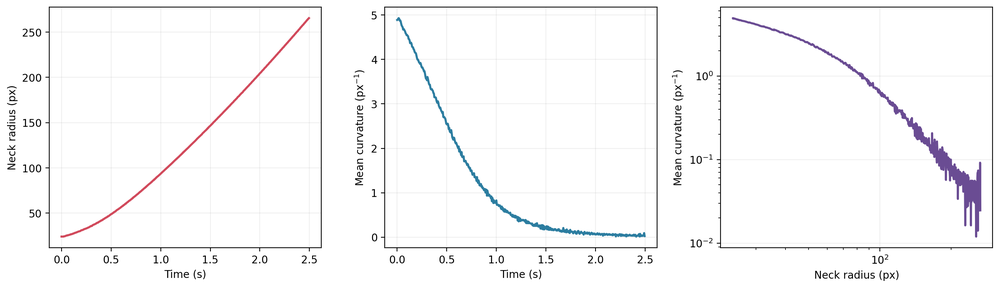
#> input picture results/curvature_summary.png, 1000 x 288 px, shrunk from 2680 x 772 before the run
$ python analyze_video.py ../results/curvature_summary.png
#> lines starting #> are read from the running program, lines starting #| are printed output that depends on the picture
### src/coalescence_curvature/analysis.py
"""Curvature extraction for bright interfaces in multi-frame TIFF stacks.

The pipeline is intentionally small and transparent:

1. Stream one TIFF frame at a time.
2. Threshold bright interface pixels.
3. Collapse line thickness to one y-value per x-coordinate.
4. Fit local polynomials around the upper and lower neck extrema.
5. Evaluate curvature from the analytical polynomial derivatives.

The public sample uses synthetic data, but the functions are configurable for
experimental stacks with the same bright-interface/dark-background geometry.
"""

from __future__ import annotations

from dataclasses import asdict, dataclass
from pathlib import Path
import csv
from typing import Iterator, Literal, Sequence

import numpy as np
from PIL import Image, ImageSequence


ExtremumKind = Literal["maximum", "minimum"]


@dataclass(frozen=True)
class AnalysisConfig:
    """Configuration shared by frame and TIFF-stack analysis."""

    threshold: int = 96
    fps: float = 200.0
    midpoint_y: float | None = None
    polynomial_degree: int = 4
    fit_half_width_px: int = 7
    min_fit_points: int = 9

    def validate(self) -> None:
        if not 0 <= self.threshold <= 255:
            raise ValueError("threshold must be between 0 and 255")
        if self.fps <= 0:
            raise ValueError("fps must be positive")
        if self.polynomial_degree < 2:
            raise ValueError("polynomial_degree must be at least 2")
        if self.fit_half_width_px < 2:
            raise ValueError("fit_half_width_px must be at least 2 pixels")
        if self.min_fit_points < self.polynomial_degree + 1:
            raise ValueError(
                "min_fit_points must exceed the number of polynomial coefficients"
            )


@dataclass(frozen=True)
class BoundaryPoints:
    """One-pixel-thick upper and lower interfaces, indexed by x-coordinate."""

    top_x: np.ndarray
    top_y: np.ndarray
    bottom_x: np.ndarray
    bottom_y: np.ndarray


@dataclass(frozen=True)
class LocalFit:
    """Local polynomial fit and curvature estimate at one neck boundary."""

    x_neck: float
    y_neck: float
    curvature_px_inv: float
    rmse_px: float
    observed_x: np.ndarray
    observed_y: np.ndarray
    fitted_x: np.ndarray
    fitted_y: np.ndarray


@dataclass(frozen=True)
class FrameMeasurement:
    """Serializable measurements for one frame."""

    frame_index: int
    time_s: float
    neck_radius_px: float
    top_curvature_px_inv: float
    bottom_curvature_px_inv: float
    mean_curvature_px_inv: float
    top_neck_x_px: float
    top_neck_y_px: float
    bottom_neck_x_px: float
    bottom_neck_y_px: float
    top_fit_rmse_px: float
    bottom_fit_rmse_px: float

    def to_record(self) -> dict[str, float | int]:
        return asdict(self)


@dataclass(frozen=True)
class FrameDiagnostic:
    """Full frame result used for plots and debugging."""

    measurement: FrameMeasurement
    boundaries: BoundaryPoints
    top_fit: LocalFit
    bottom_fit: LocalFit


def tiff_metadata(path: str | Path) -> dict[str, int | str]:
    """Return basic stack metadata without loading the full TIFF into memory."""

    path = Path(path)
    with Image.open(path) as image:
        return {
            "frames": int(getattr(image, "n_frames", 1)),
            "width_px": int(image.width),
            "height_px": int(image.height),
            "mode": image.mode,
        }


def iter_tiff_frames(
    path: str | Path, max_frames: int | None = None
) -> Iterator[np.ndarray]:
    """Yield grayscale frames while keeping only one frame in memory."""

    if max_frames is not None and max_frames <= 0:
        raise ValueError("max_frames must be positive when provided")

    with Image.open(path) as image:
        for frame_index, frame in enumerate(ImageSequence.Iterator(image)):
            if max_frames is not None and frame_index >= max_frames:
                break
            yield np.asarray(frame.convert("L"), dtype=np.float64)


def read_tiff_frame(path: str | Path, frame_index: int) -> np.ndarray:
    """Read one grayscale frame by index."""

    if frame_index < 0:
        raise ValueError("frame_index must be non-negative")
    with Image.open(path) as image:
        n_frames = int(getattr(image, "n_frames", 1))
        if frame_index >= n_frames:
            raise IndexError(f"frame_index {frame_index} exceeds stack length {n_frames}")
        image.seek(frame_index)
        return np.asarray(image.convert("L"), dtype=np.float64)


def _collapse_line_thickness(xs: np.ndarray, ys: np.ndarray) -> tuple[np.ndarray, np.ndarray]:
    """Average all detected y-values that share an x-coordinate."""

    unique_x, inverse = np.unique(xs.astype(np.int64), return_inverse=True)
    counts = np.bincount(inverse)
    mean_y = np.bincount(inverse, weights=ys.astype(float)) / counts
    return unique_x.astype(float), mean_y.astype(float)


def extract_boundaries(
    frame: np.ndarray,
    threshold: int = 96,
    midpoint_y: float | None = None,
) -> BoundaryPoints:
    """Extract upper and lower interfaces from one grayscale or RGB frame."""

    array = np.asarray(frame)
    if array.ndim == 3:
        if array.shape[-1] < 3:
            raise ValueError("RGB input must have at least three channels")
        array = (
            0.299 * array[..., 0]
            + 0.587 * array[..., 1]
            + 0.114 * array[..., 2]
        )
    elif array.ndim != 2:
        raise ValueError("frame must be a 2D grayscale or 3D RGB array")

    midpoint = float(array.shape[0] / 2 if midpoint_y is None else midpoint_y)
    ys, xs = np.nonzero(array >= threshold)
    if xs.size == 0:
        raise ValueError("no interface pixels detected; lower the threshold")

    top_mask = ys < midpoint
    bottom_mask = ys > midpoint
    if top_mask.sum() < 5 or bottom_mask.sum() < 5:
        raise ValueError("both interfaces need at least five detected pixels")

    top_x, top_y = _collapse_line_thickness(xs[top_mask], ys[top_mask])
    bottom_x, bottom_y = _collapse_line_thickness(xs[bottom_mask], ys[bottom_mask])
    return BoundaryPoints(top_x, top_y, bottom_x, bottom_y)


def select_local_window(
    x: np.ndarray,
    y: np.ndarray,
    kind: ExtremumKind,
    half_width_px: int,
    min_points: int,
) -> tuple[np.ndarray, np.ndarray, float]:
    """Select points around the discrete boundary extremum."""

    x = np.asarray(x, dtype=float)
    y = np.asarray(y, dtype=float)
    if x.size != y.size or x.size < min_points:
        raise ValueError("boundary arrays must have equal length and enough points")

    index = int(np.argmax(y) if kind == "maximum" else np.argmin(y))
    center_x = float(x[index])
    mask = np.abs(x - center_x) <= half_width_px

    if int(mask.sum()) < min_points:
        nearest = np.argsort(np.abs(x - center_x))[:min_points]
        nearest.sort()
        return x[nearest], y[nearest], center_x

    return x[mask], y[mask], center_x


def fit_local_boundary(
    x: np.ndarray,
    y: np.ndarray,
    kind: ExtremumKind,
    degree: int = 4,
    half_width_px: int = 7,
    min_points: int = 9,
) -> LocalFit:
    """Fit a local polynomial and evaluate curvature at its neck extremum."""

    local_x, local_y, center_x = select_local_window(
        x, y, kind, half_width_px, min_points
    )
    local_u = local_x - center_x
    coefficients = np.polyfit(local_u, local_y, degree)
    first_derivative = np.polyder(coefficients, 1)
    second_derivative = np.polyder(coefficients, 2)

    roots = np.roots(first_derivative)
    real_roots = np.array(
        [root.real for root in roots if abs(root.imag) < 1e-8], dtype=float
    )
    within_window = real_roots[
        (real_roots >= local_u.min()) & (real_roots <= local_u.max())
    ]

    desired_sign = -1 if kind == "maximum" else 1
    matching_roots = np.array(
        [
            root
            for root in within_window
            if desired_sign * np.polyval(second_derivative, root) > 0
        ],
        dtype=float,
    )
    candidates = matching_roots if matching_roots.size else within_window
    extremum_u = float(candidates[np.argmin(np.abs(candidates))]) if candidates.size else 0.0

    y_neck = float(np.polyval(coefficients, extremum_u))
    slope = float(np.polyval(first_derivative, extremum_u))
    second = float(np.polyval(second_derivative, extremum_u))
    curvature = abs(second) / (1.0 + slope**2) ** 1.5

    predicted_y = np.polyval(coefficients, local_u)
    rmse = float(np.sqrt(np.mean((predicted_y - local_y) ** 2)))
    fitted_u = np.linspace(local_u.min(), local_u.max(), 200)

    return LocalFit(
        x_neck=center_x + extremum_u,
        y_neck=y_neck,
        curvature_px_inv=float(curvature),
        rmse_px=rmse,
        observed_x=local_x,
        observed_y=local_y,
        fitted_x=center_x + fitted_u,
        fitted_y=np.polyval(coefficients, fitted_u),
    )


def analyze_frame(
    frame: np.ndarray,
    frame_index: int,
    config: AnalysisConfig,
) -> FrameDiagnostic:
    """Extract bridge radius and upper/lower curvature from one frame."""

    config.validate()
    boundaries = extract_boundaries(frame, config.threshold, config.midpoint_y)
    top_fit = fit_local_boundary(
        boundaries.top_x,
        boundaries.top_y,
        kind="maximum",
        degree=config.polynomial_degree,
        half_width_px=config.fit_half_width_px,
        min_points=config.min_fit_points,
    )
    bottom_fit = fit_local_boundary(
        boundaries.bottom_x,
        boundaries.bottom_y,
        kind="minimum",
        degree=config.polynomial_degree,
        half_width_px=config.fit_half_width_px,
        min_points=config.min_fit_points,
    )

    neck_radius = max(0.0, (bottom_fit.y_neck - top_fit.y_neck) / 2.0)
    mean_curvature = (top_fit.curvature_px_inv + bottom_fit.curvature_px_inv) / 2.0
    measurement = FrameMeasurement(
        frame_index=frame_index,
        time_s=frame_index / config.fps,
        neck_radius_px=float(neck_radius),
        top_curvature_px_inv=top_fit.curvature_px_inv,
        bottom_curvature_px_inv=bottom_fit.curvature_px_inv,
        mean_curvature_px_inv=float(mean_curvature),
        top_neck_x_px=top_fit.x_neck,
        top_neck_y_px=top_fit.y_neck,
        bottom_neck_x_px=bottom_fit.x_neck,
        bottom_neck_y_px=bottom_fit.y_neck,
        top_fit_rmse_px=top_fit.rmse_px,
        bottom_fit_rmse_px=bottom_fit.rmse_px,
    )
    return FrameDiagnostic(measurement, boundaries, top_fit, bottom_fit)


def analyze_tiff(
    path: str | Path,
    config: AnalysisConfig,
    max_frames: int | None = None,
) -> list[FrameMeasurement]:
    """Analyze a TIFF stack sequentially without loading it all into memory."""

    config.validate()
    measurements: list[FrameMeasurement] = []
    for frame_index, frame in enumerate(iter_tiff_frames(path, max_frames=max_frames)):
        measurements.append(analyze_frame(frame, frame_index, config).measurement)
    if not measurements:
        raise ValueError("the TIFF stack did not contain any frames")
    return measurements


def save_measurements_csv(
    measurements: Sequence[FrameMeasurement], path: str | Path
) -> None:
    """Write frame measurements to a CSV file."""

    if not measurements:
        raise ValueError("measurements cannot be empty")
    path = Path(path)
    path.parent.mkdir(parents=True, exist_ok=True)
    records = [measurement.to_record() for measurement in measurements]
    with path.open("w", newline="", encoding="utf-8") as handle:
        writer = csv.DictWriter(handle, fieldnames=list(records[0]))
        writer.writeheader()
        writer.writerows(records)


def summarize_measurements(
    measurements: Sequence[FrameMeasurement],
) -> dict[str, float | int]:
    """Return concise portfolio-friendly analysis metrics."""

    if not measurements:
        raise ValueError("measurements cannot be empty")
    neck = np.array([m.neck_radius_px for m in measurements], dtype=float)
    curvature = np.array([m.mean_curvature_px_inv for m in measurements], dtype=float)
    rmse = np.array(
        [(m.top_fit_rmse_px + m.bottom_fit_rmse_px) / 2 for m in measurements],
        dtype=float,
    )
    return {
        "frames_analyzed": len(measurements),
        "initial_neck_radius_px": float(neck[0]),
        "final_neck_radius_px": float(neck[-1]),
        "minimum_mean_curvature_px_inv": float(np.nanmin(curvature)),
        "maximum_mean_curvature_px_inv": float(np.nanmax(curvature)),
        "median_fit_rmse_px": float(np.nanmedian(rmse)),
    }


def plot_time_series(
    measurements: Sequence[FrameMeasurement], path: str | Path | None = None
):
    """Plot bridge growth and curvature evolution."""

    import matplotlib.pyplot as plt

    time = np.array([m.time_s for m in measurements])
    neck = np.array([m.neck_radius_px for m in measurements])
    curvature = np.array([m.mean_curvature_px_inv for m in measurements])

    figure, axes = plt.subplots(1, 3, figsize=(13.5, 4.0))
    axes[0].plot(time, neck, color="#D1495B", linewidth=2)
    axes[0].set(xlabel="Time (s)", ylabel="Neck radius (px)")

    axes[1].plot(time, curvature, color="#2C7DA0", linewidth=2)
    axes[1].set(xlabel="Time (s)", ylabel="Mean curvature (px$^{-1}$)")

    positive = (neck > 0) & (curvature > 0)
    axes[2].loglog(neck[positive], curvature[positive], color="#6A4C93", linewidth=2)
    axes[2].set(xlabel="Neck radius (px)", ylabel="Mean curvature (px$^{-1}$)")

    for axis in axes:
        axis.grid(alpha=0.2)
    figure.tight_layout()
    if path is not None:
        path = Path(path)
        path.parent.mkdir(parents=True, exist_ok=True)
        figure.savefig(path, dpi=200, bbox_inches="tight")
    return figure


def plot_frame_diagnostic(
    frame: np.ndarray,
    diagnostic: FrameDiagnostic,
    path: str | Path | None = None,
):
    """Overlay extracted boundaries, local fits, and neck endpoints."""

    import matplotlib.pyplot as plt

    figure, axis = plt.subplots(figsize=(5.2, 8.0))
    axis.imshow(frame, cmap="gray", origin="upper")
    boundaries = diagnostic.boundaries
    axis.scatter(boundaries.top_x, boundaries.top_y, s=2, color="#4CC9F0", label="Top boundary")
    axis.scatter(
        boundaries.bottom_x,
        boundaries.bottom_y,
        s=2,
        color="#F72585",
        label="Bottom boundary",
    )
    axis.plot(
        diagnostic.top_fit.fitted_x,
        diagnostic.top_fit.fitted_y,
        color="#FFD166",
        linewidth=2,
    )
    axis.plot(
        diagnostic.bottom_fit.fitted_x,
        diagnostic.bottom_fit.fitted_y,
        color="#FFD166",
        linewidth=2,
        label="Local polynomial fit",
    )
    axis.plot(
        [diagnostic.top_fit.x_neck, diagnostic.bottom_fit.x_neck],
        [diagnostic.top_fit.y_neck, diagnostic.bottom_fit.y_neck],
        color="white",
        linewidth=1.5,
        marker="o",
        markersize=4,
        label="Measured neck",
    )
    axis.set(
        title=f"Frame {diagnostic.measurement.frame_index}",
        xlabel="x (px)",
        ylabel="y (px)",
    )
    axis.legend(loc="upper right", fontsize=8)
    figure.tight_layout()
    if path is not None:
        path = Path(path)
        path.parent.mkdir(parents=True, exist_ok=True)
        figure.savefig(path, dpi=200, bbox_inches="tight")
    return figure

### scripts/analyze_video.py
#!/usr/bin/env python3
"""Run the curvature pipeline from the command line."""

from __future__ import annotations

import argparse
import json
from pathlib import Path
import sys
import time

import matplotlib

matplotlib.use("Agg")

PROJECT_ROOT = Path(__file__).resolve().parents[1]
sys.path.insert(0, str(PROJECT_ROOT / "src"))

from coalescence_curvature import (  # noqa: E402
    AnalysisConfig,
    analyze_frame,
    analyze_tiff,
    plot_frame_diagnostic,
    plot_time_series,
    read_tiff_frame,
    save_measurements_csv,
    summarize_measurements,
    tiff_metadata,
)


def parse_args() -> argparse.Namespace:
    parser = argparse.ArgumentParser(
        description="Extract neck radius and curvature from a multi-frame TIFF stack."
    )
    parser.add_argument("input_tiff", type=Path)
    parser.add_argument("--output-dir", type=Path, default=PROJECT_ROOT / "results")
    parser.add_argument("--fps", type=float, default=200.0)
    parser.add_argument("--threshold", type=int, default=96)
    parser.add_argument("--midpoint-y", type=float)
    parser.add_argument("--degree", type=int, default=4)
    parser.add_argument("--fit-half-width", type=int, default=7)
    parser.add_argument("--max-frames", type=int)
    parser.add_argument(
        "--diagnostic-frame",
        type=int,
        help="Frame to show in the fit-overlay figure; defaults to the stack midpoint.",
    )
    return parser.parse_args()


def main() -> None:
    args = parse_args()
    metadata = tiff_metadata(args.input_tiff)
#> in tiff_metadata, image is the input picture: PIL image 1000x288 RGBA; mean R, G, B, A 248.1, 247.8, 248.6, 255
#> metadata = {'frames': 1, 'width_px': 1000, 'height_px': 288, 'mode': 'RGBA'}
    config = AnalysisConfig(
        threshold=args.threshold,
        fps=args.fps,
        midpoint_y=args.midpoint_y,
        polynomial_degree=args.degree,
        fit_half_width_px=args.fit_half_width,
    )

    started = time.perf_counter()
    measurements = analyze_tiff(args.input_tiff, config, max_frames=args.max_frames)
#> in _collapse_line_thickness, `unique_x, inverse = np.unique(xs.astype(np.int64), return_inverse=True)`: unique_x = 1000 values from 0 to 999
#> in _collapse_line_thickness, `counts = np.bincount(inverse)`: counts = 1000 values, max 144 at index 0, min 7 at index 49, mean 142.3
#> in _collapse_line_thickness, `mean_y = np.bincount(inverse, weights=ys.astype(float)) / counts`: mean_y = 1000 values, max 73.07 at index 372, min 3 at index 49, mean 70.97
#> in extract_boundaries, `top_x, top_y = _collapse_line_thickness(xs[top_mask], ys[top_mask])`: top_x = 1000 values from 0 to 999; top_y has the same summary as mean_y in _collapse_line_thickness
#> in extract_boundaries, `bottom_x, bottom_y = _collapse_line_thickness(xs[bottom_mask], ys[bott..`: bottom_y = 1000 values, max 267.5 at index 49, min 210.2 at index 167, mean 216.3
#> in analyze_frame, `neck_radius = max(0.0, (bottom_fit.y_neck - top_fit.y_neck) / 2.0)`: neck_radius = 70.86
#> in analyze_frame, `mean_curvature = (top_fit.curvature_px_inv + bottom_fit.curvature_px_i..`: mean_curvature = 0.176
#> measurements = 1 item
    elapsed = time.perf_counter() - started

    args.output_dir.mkdir(parents=True, exist_ok=True)
    save_measurements_csv(measurements, args.output_dir / "curvature_measurements.csv")
    plot_time_series(measurements, args.output_dir / "curvature_summary.png")
#> in plot_time_series, `time = np.array([m.time_s for m in measurements])`: time = [0]
#> in plot_time_series, `neck = np.array([m.neck_radius_px for m in measurements])`: neck = [70.86]
#> in plot_time_series, `curvature = np.array([m.mean_curvature_px_inv for m in measurements])`: curvature = [0.176]
#> in plot_time_series, `positive = (neck > 0) & (curvature > 0)`: positive = [True]
#> in plot_time_series, `figure.savefig(path, dpi=200, bbox_inches="tight")`:
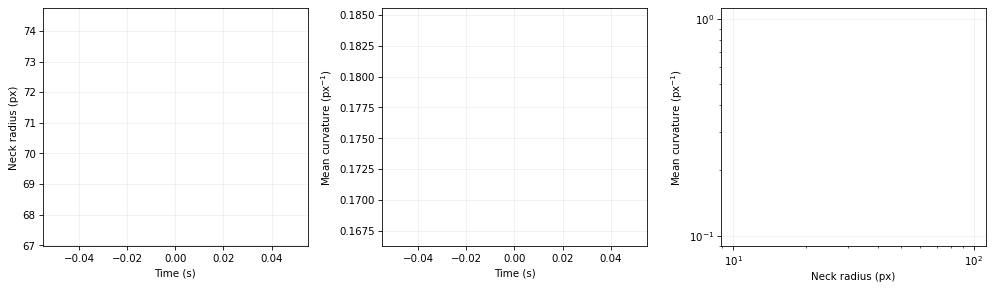
#> figure drawn by matplotlib, 3 panels

    diagnostic_index = args.diagnostic_frame
    if diagnostic_index is None:
        diagnostic_index = len(measurements) // 2
#> diagnostic_index = 0
    diagnostic_index = min(diagnostic_index, len(measurements) - 1)
    diagnostic_frame = read_tiff_frame(args.input_tiff, diagnostic_index)
#> in read_tiff_frame, `n_frames = int(getattr(image, "n_frames", 1))`: n_frames = 1
    diagnostic = analyze_frame(diagnostic_frame, diagnostic_index, config)
    plot_frame_diagnostic(
        diagnostic_frame,
        diagnostic,
        args.output_dir / "frame_diagnostic.png",
    )
#> in plot_frame_diagnostic, `figure.savefig(path, dpi=200, bbox_inches="tight")`:
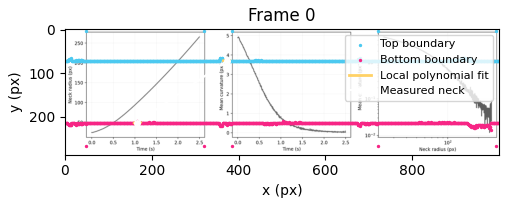
#> figure drawn by matplotlib, 1 panel

    summary = {
        **metadata,
        **summarize_measurements(measurements),
        "fps": config.fps,
        "analysis_runtime_s": elapsed,
        "throughput_frames_per_s": len(measurements) / elapsed,
        "threshold": config.threshold,
        "polynomial_degree": config.polynomial_degree,
        "fit_half_width_px": config.fit_half_width_px,
    }
#> in summarize_measurements, `neck = np.array([m.neck_radius_px for m in measurements], dtype=float)`: neck = [70.86]
#> in summarize_measurements, `curvature = np.array([m.mean_curvature_px_inv for m in measurements], ..`: curvature = [0.176]
#> in summarize_measurements, `rmse = np.array( [(m.top_fit_rmse_px + m.bottom_fit_rmse_px) / 2 for m..`: rmse = [0.823]
    with (args.output_dir / "analysis_summary.json").open(
        "w", encoding="utf-8"
    ) as handle:
        json.dump(summary, handle, indent=2)

    print(json.dumps(summary, indent=2))
#> (printed output is left out)


if __name__ == "__main__":
    main()
